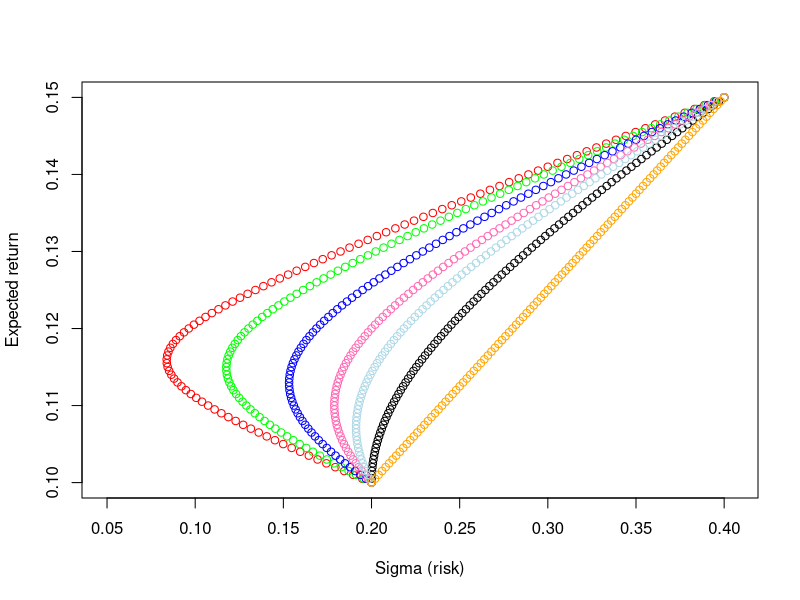

Recreate this plot in R.
#With this code you can specify the expected returns, the standard deviations and the 
#correlations of 2 assets, and it will plot all possible portfolios which can be created
#from them. You have the option to give it multiple correlation values, and with those
#given, the program will plot those portfolios also, with different colored "lines".

#INPUTS of the 2 assets in the portfolio:
#Expeced returns:
e1=0.1
e2=0.15
#Standard deviations:
sd1=0.2
sd2=0.4
#Correlation of the 2 assets:
correl=0.5

#If you want to see more colorful plots for different correlations,
	#fill up this vector (max 10 elements):
morecorrels=c(-0.8,-0.6,-0.3,0,0.2,1);


#MAKING the vector e, and the matrix v based on the inputs:
e=matrix(c(e1,e2),2,1);
v11=sd1^2;
v12=correl*sd1*sd2;
v21=v12;
v22=sd2^2;
v=matrix(c(v11,v12,v21,v22),2,2);


#FUNCTIONS to calculate the risk and the expected return of the portfolio:
sigma <- function(beta){
s <- beta*beta*v[1,1]+(1-beta)*(1-beta)*v[2,2]+2*beta*(1-beta)*v[1,2];
sqrt(s)}

expected <- function(beta){
beta1=beta;
beta2=(1-beta);
ex <- beta1*e[1,1]+beta2*e[2,1]}


#PLOTTING all possible portfolios based on the diffferent weights,
	#from beta1=0 to beta1=1 and 99 values in between
betas=seq(0,1,0.01);
xaxis=sigma(betas);
yaxis=expected(betas);
plot(xaxis,yaxis,
xlab="Sigma (risk)", ylab="Expected return",
xlim=c(sd1-0.15,sd2+0.005)) #with these numbers you can adjust how much of the x axis is shown


#PLOTTING more portfolios, if the 'morecorrels' vector has at least 1 element in it:
colors=c("red","green","blue","hotpink","lightblue","orange1","yellowgreen","salmon1","plum2","khaki1");

idx=1; #index for the colors

for (co in morecorrels)
{
v12=co*sd1*sd2;
v21=v12;
v=matrix(c(v11,v12,v21,v22),2,2); #recalculating the v matrix based on the new correlations
xaxis2=sigma(betas);
points(xaxis2,yaxis,col=colors[idx]) #plotting the new points, all with different colors
idx=idx+1;
}


#PRINTING to the console which colored dots represent which correlations
idx=1;

for (i in morecorrels)
{
  if(idx == 1)
  {
  cat("The # black # colored dots represent the correlation",correl,"\n")
  }
cat("The #",colors[idx],"# colored dots represent the correlation ",i,"\n")
idx=idx+1;
}
